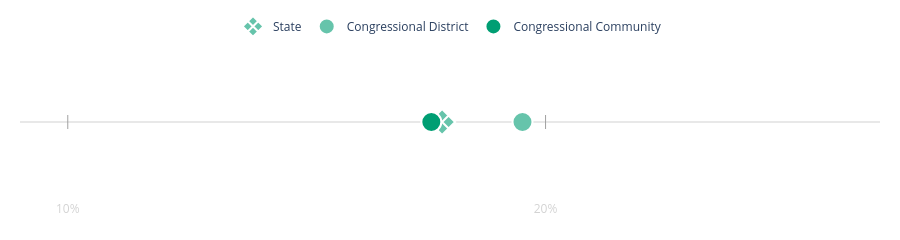

Notebook cell for this chart:
### Code cell
fig_3 = make_line_comp_chart_plotly(age_bracket_cols[2])
fig_3

### Figure 1 — Plotly figure (JSON) as saved in the notebook; plotly's stock layout.template omitted (floating-point values rounded to 4 significant figures)
{"data": [{"hoverinfo": "skip", "marker": {"color": "lightgrey", "line": {"width": 1}, "size": 10, "symbol": "line-ns"}, "mode": "lines+markers", "opacity": 0.5, "showlegend": false, "type": "scatter", "x": [0.0, 0.1, 0.2, 0.3, 0.4, 0.5, 0.6, 0.7, 0.8, 0.9, 1.0], "y": [1, 1, 1, 1, 1, 1, 1, 1, 1, 1, 1]}, {"hovertemplate": "State: 17.8%<extra></extra>", "marker": {"color": "#66C4AB", "line": {"color": "white", "width": 2}, "size": 20, "symbol": "diamond-x"}, "mode": "markers", "name": "State", "type": "scatter", "x": [0.1783], "y": [1]}, {"hovertemplate": "Congressional District: 19.5%<extra></extra>", "marker": {"color": "#66C4AB", "line": {"color": "white", "width": 2}, "size": 20, "symbol": "circle"}, "mode": "markers", "name": "Congressional District", "type": "scatter", "x": [0.1952], "y": [1]}, {"hovertemplate": "Congressional Community: 17.6%<extra></extra>", "marker": {"color": "#009E73", "line": {"color": "white", "width": 2}, "size": 20, "symbol": "circle"}, "mode": "markers", "name": "Congressional Community", "type": "scatter", "x": [0.1761], "y": [1]}], "layout": {"height": 200, "legend": {"orientation": "h", "x": 0.5, "xanchor": "center", "y": 1.02, "yanchor": "bottom"}, "margin": {"b": 40, "l": 20, "r": 20, "t": 40}, "plot_bgcolor": "white", "xaxis": {"color": "lightgrey", "range": [0.09, 0.27], "showgrid": false, "tickmode": "array", "ticktext": ["0%", "10%", "20%", "30%", "40%", "50%", "60%", "70%", "80%", "90%", "100%"], "tickvals": [0.0, 0.1, 0.2, 0.3, 0.4, 0.5, 0.6, 0.7, 0.8, 0.9, 1.0], "zeroline": false}, "yaxis": {"range": [0.9, 1.1], "visible": false}}}
